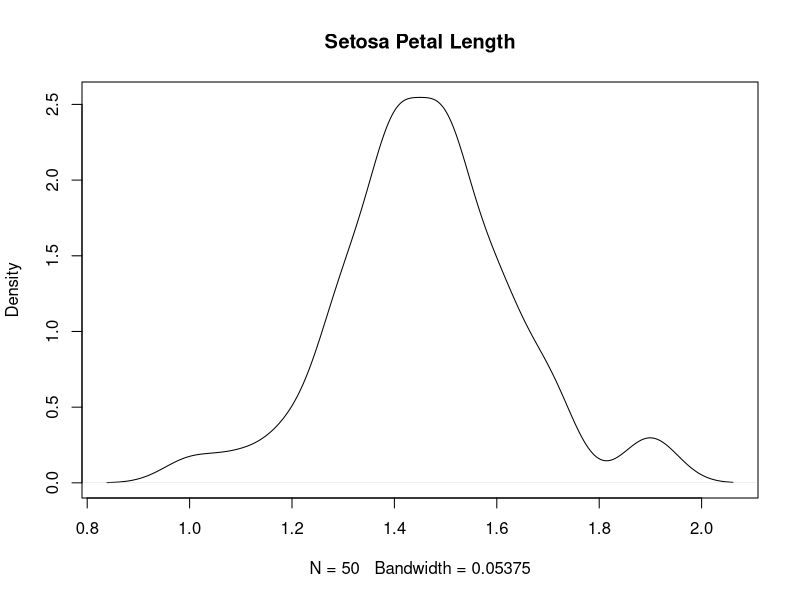
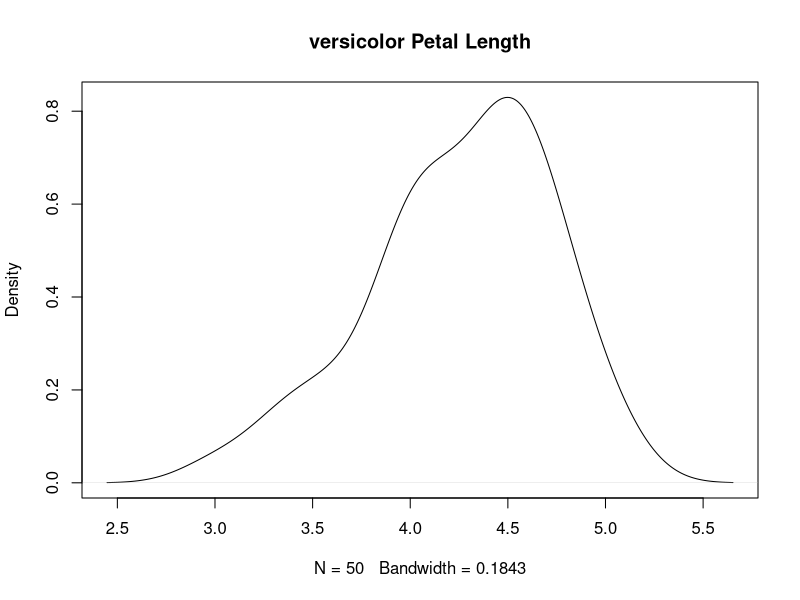
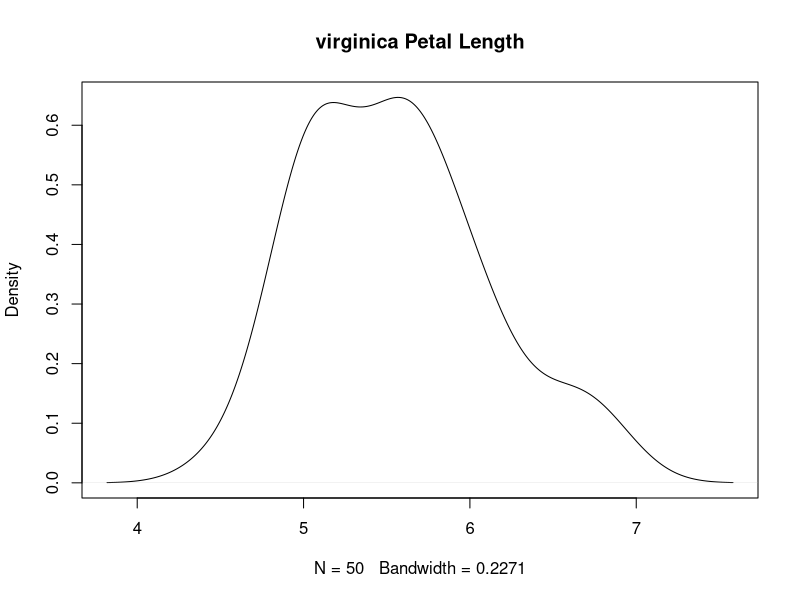

Generate these figures, in order, with R:

x1=iris[iris$Species=="setosa",3] 
x2=iris[iris$Species=="setosa",4] 
x3=iris[iris$Species=="versicolor",3] 
x4=iris[iris$Species=="versicolor",4] 
x5=iris[iris$Species=="virginica",3] 
x6=iris[iris$Species=="virginica",4]
mean(x1)
mean(x2)
mean(x3)
mean(x4)
mean(x5)
mean(x6)
var(x1)
var(x2)
var(x3)
var(x4)
var(x5)
var(x6)
plot(density(x1),main="Setosa Petal Length" )
plot(density(x3),main="versicolor Petal Length")
plot(density(x5),main="virginica Petal Length")
t.test(x3,mu=4.5)
t.test(x1,x3)
var.test(x1,x3)
t.test(x1,x3,paired=TRUE)
t.test(x1,x5)
var.test(x1,x5)
t.test(x1,x5,paired=TRUE)
t.test(x3,x5)
var.test(x3,x5)
t.test(x3,x5,paired=TRUE)
